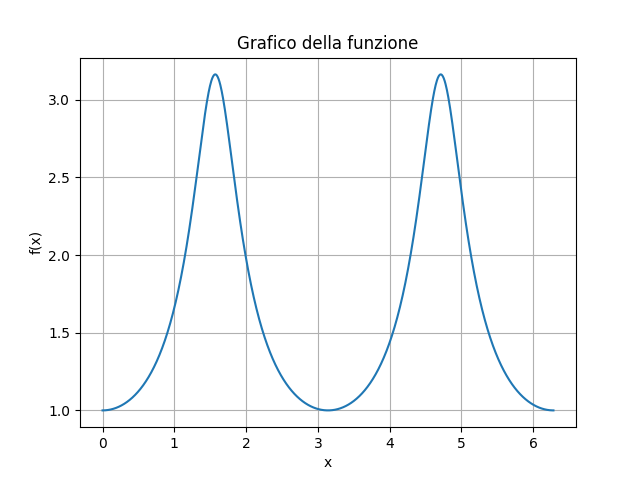

Reproduce this figure in Python.



import numpy as np
from scipy.integrate import quad
import matplotlib.pyplot as plt

# Definizione della funzione
def f(x):
    return 1 / np.sqrt(1 - 0.9 * np.sin(x)**2)

# Calcola l'integrale definito della funzione f(x) da 0 a pi (o ad altri limiti, se necessario)
result, _ = quad(f, 0, np.pi)

print("Risultato dell'integrale definito:", result)

# Creazione di un array di valori x per il grafico
x = np.linspace(0, 2 * np.pi, 1000)
y = f(x)

# Plot della funzione
plt.plot(x, y)
plt.xlabel("x")
plt.ylabel("f(x)")
plt.title("Grafico della funzione")
plt.grid(True)

plt.show()
